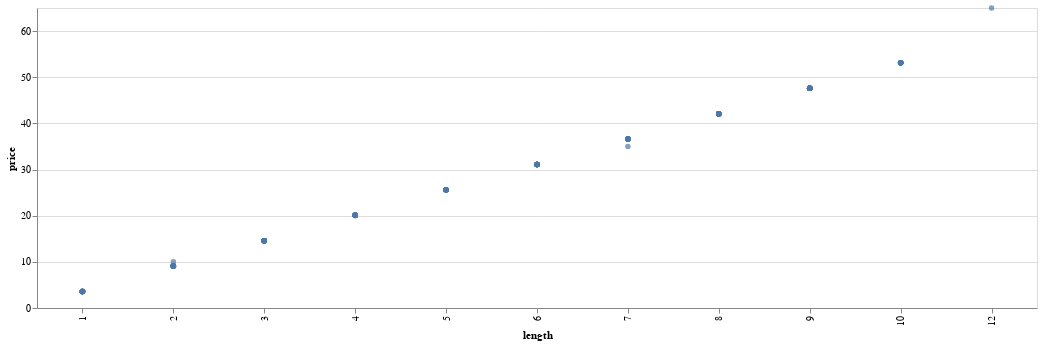

Write notebook code for a chart like this one.
### Code cell
dfx = pl.DataFrame({'length': [0, 60], 'price': [0, 60]})


alt.Chart(df).mark_circle().encode(
    x=alt.X(field='length', sort='x'),
    y='price',
    tooltip=['length', 'price']
).properties(width=1000)

### Figure 1 — Vega-Lite specification as saved in the notebook (floating-point values rounded to 4 significant figures; data arrays with more than 128 entries replaced by an {"elided": "..."} marker saying what was removed)
{"config": {"view": {"continuousWidth": 300, "continuousHeight": 300}}, "data": {"name": "data-2c563910bb68b72dcd6d33be08eee3e7"}, "mark": {"type": "circle"}, "encoding": {"tooltip": [{"field": "length", "type": "quantitative"}, {"field": "price", "type": "quantitative"}], "x": {"field": "length", "sort": "x"}, "y": {"field": "price", "type": "quantitative"}}, "width": 1000, "$schema": "https://vega.github.io/schema/vega-lite/v5.20.1.json", "datasets": {"data-2c563910bb68b72dcd6d33be08eee3e7": {"elided": "185 records"}}}
